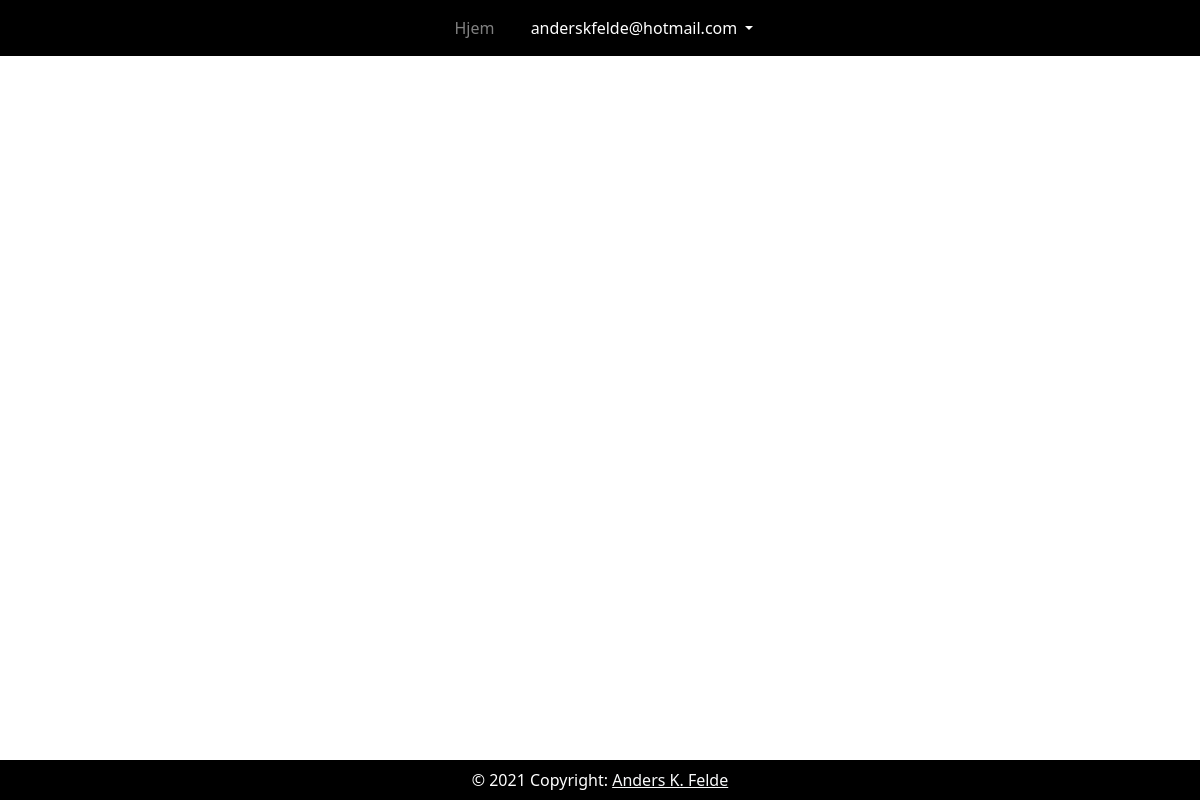
/inbox (signed in), run on an earlier commit of the app's database.
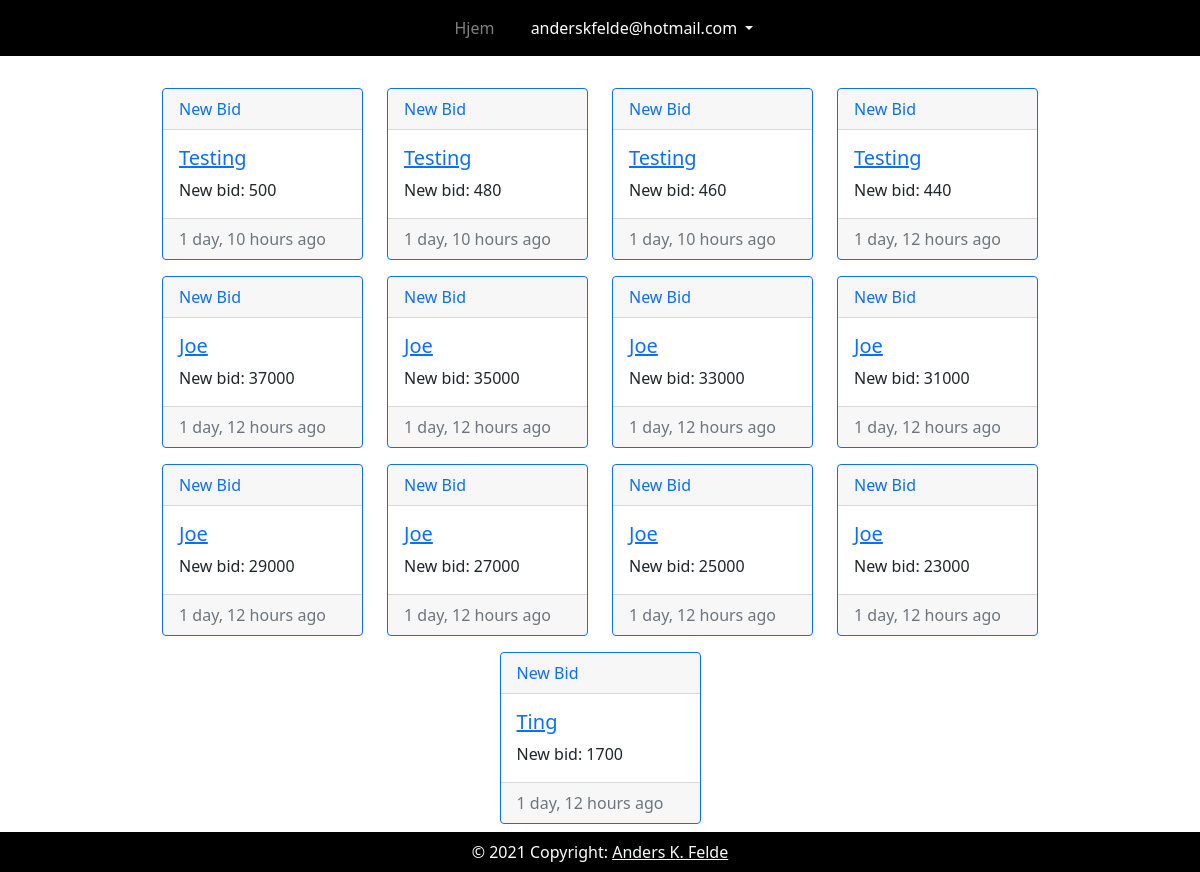
And on a later commit of the database.
### webpage/submodels/notification.py (models this page shows, shortened)
class Notification(models.Model):
    item = models.ForeignKey(Item, on_delete=models.CASCADE)
    user = models.ForeignKey(User, on_delete=models.CASCADE,
                             default=11)  #Er en dummy user
    bid = models.IntegerField()
    read = models.BooleanField(default=False)
    dato = models.DateTimeField(default=timezone.now)

### webpage/submodels/item.py (models this page shows, shortened)
class Item(models.Model):
    name = models.CharField(max_length=30)
    price = models.IntegerField()
    image = models.ImageField(upload_to="webpage/images/items/")
    dato = models.DateTimeField(default=timezone.now)

### webpage/views/inbox.py (the view)
# urls.py: path("inbox", inbox.inbox, name="inbox"),
def inbox(request):
    if not request.user.is_authenticated:
        messages.add_message(request, messages.INFO,
                             'Du må være logget inn for å se inbox')
        return redirect("/logIn")
    notifications = db.getNotifications(request.user.id)
    return render(request,
                  "webpage/inbox.html",
                  context={"notifications": notifications})

### webpage/modules/database.py (called while the page is built)
    def getNotifications(self, userId):
        return Notification.objects.filter(user__id=userId).order_by(
            "read", "-dato")

### webpage/templates/webpage/inbox.html (shortened to what this page needs)
{% extends 'webpage/includes/base.html' %}
{% load static %}
{% block content %}
<div class="container mb-5 mt-3 w-75">
    {% include "webpage/includes/inboxCards.html" %}
</div>
{% endblock content %}

### webpage/templates/webpage/includes/base.html (shortened to what this page needs)
<!DOCTYPE html>
<head>
    {% load static %}
    <link rel="stylesheet" href="{% static 'webpage/css/bootstrap/bootstrap.min.css' %}">
    <link rel="stylesheet" href="{% static 'webpage/css/main.css' %}">
</head>
<body>
    {% include "webpage/includes/navbar.html" %}
    {% include "webpage/includes/startupToasts.html" %}
    {% include "webpage/includes/tempToasts.html" %}
    {% block content %}{% endblock %}
    <footer class="text-center text-sm-start">
        <div class="text-center p-2">
            © 2021 Copyright: <a class="text-light" target="_blank" href="https://github.com/AndersFelde/Django-template">Anders K.
                Felde</a>
        </div>
    </footer>
</body>

### webpage/templates/webpage/includes/navbar.html (shortened to what this page needs)
{% load static %}
<nav class="navbar navbar-expand-sm smart-scroll sticky-top navbar-dark">
    <ul class="list-inline text-center">
        <li class="list-inline-item">
            <a class="nav-link" id="hjem" href="/">Hjem</a>
        </li>
        {% if user.is_authenticated %}
        <li class="list-inline-item">
            <div class="collapse navbar-collapse" id="navbarNavDarkDropdown">
                <ul class="navbar-nav">
                    <li class="nav-item dropdown">
                        <a class="nav-link dropdown-toggle" href="#" id="user" role="button" data-bs-toggle="dropdown" aria-expanded="false">
                            {{ user.get_username }}
                        </a>
                    </li>
                </ul>
            </div>
        </li>
        {% else %}
        <li class="list-inline-item">
            <a class="nav-link" id="logIn" href="/logIn">Logg inn</a>
        </li>
        {% endif %}
    </ul>
</nav>

### webpage/templates/webpage/includes/startupToasts.html (shortened to what this page needs)
<div class="toast-container position-absolute p-3 top-5 end-0" id="startupToasts" style="z-index: 100">
</div>

### webpage/templates/webpage/includes/tempToasts.html (shortened to what this page needs)
<div class="toast-container position-absolute p-3 top-5 end-0" id="tempToast" style="z-index: 100">
</div>

### webpage/templates/webpage/includes/inboxCards.html
{% load humanize %}
<div class="row justify-content-center row-cols-md-2 row-cols-lg-4 row-cols-sm-1">
    {% for notifi in notifications %}
    <div class="col mt-3">
        <div class="card h-100 {% if not notifi.read %}border-primary{% endif %}">
            <div class="card-header {% if not notifi.read %}text-primary{% endif %}">
                New Bid
            </div>
            <div class="card-body ">
                <h5 class="card-title"><a href="/item/{{notifi.item.id}}">{{notifi.item.name}}</a></h5>
                <p class="card-text">New bid: {{notifi.bid}}</p>
            </div>
            <div class="card-footer text-muted">
                {{ notifi.dato|naturaltime }}
            </div>
        </div>
    </div>
    {% endfor %}
</div>

### webpage/static/webpage/css/main.css (style rules this page uses)
.navbar { display: inline-block; float: none; vertical-align: top; text-align: center; width: 100%; background-color: black; }
.navbar .collapse { text-align: center; width: 100%; }
.navbar .list-inline { width: 100%; margin-bottom: 0px; }
.navbar .nav-link { color: gray; }
.smart-scroll { position: fixed; top: 0; right: 0; left: 0; z-index: 1030; }
footer { margin-top: 10%; background-color: black; }
footer div { color: white; background-color: black; }
footer { position: fixed; bottom: 0px; width: 100%; }

What changed in the data, as far as the page shows it:
added Notification: item.name "Testing", bid "500", dato "1 day, 10 hours ago"
added Notification: item.name "Testing", bid "480", dato "1 day, 10 hours ago"
added Notification: item.name "Testing", bid "460", dato "1 day, 10 hours ago"
added Notification: item.name "Testing", bid "440", dato "1 day, 12 hours ago"
added Notification: item.name "Joe", bid "37000", dato "1 day, 12 hours ago"
added Notification: item.name "Joe", bid "35000", dato "1 day, 12 hours ago"
added Notification: item.name "Joe", bid "33000", dato "1 day, 12 hours ago"
added Notification: item.name "Joe", bid "31000", dato "1 day, 12 hours ago"
added Notification: item.name "Joe", bid "29000", dato "1 day, 12 hours ago"
added Notification: item.name "Joe", bid "27000", dato "1 day, 12 hours ago"
added Notification: item.name "Joe", bid "25000", dato "1 day, 12 hours ago"
added Notification: item.name "Joe", bid "23000", dato "1 day, 12 hours ago"
added Notification: item.name "Ting", bid "1700", dato "1 day, 12 hours ago"
